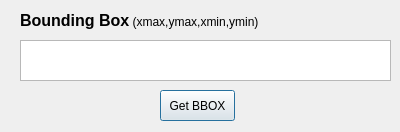
<?xml version="1.0" encoding="UTF-8"?>
<ui version="4.0">
 <class>BoundingBoxDialogBase</class>
 <widget class="QDialog" name="BoundingBoxDialogBase">
  <property name="geometry">
   <rect>
    <x>0</x>
    <y>0</y>
    <width>400</width>
    <height>132</height>
   </rect>
  </property>
  <property name="windowTitle">
   <string>Get Bounding Box</string>
  </property>
  <widget class="QTextBrowser" name="textOutput">
   <property name="geometry">
    <rect>
     <x>20</x>
     <y>40</y>
     <width>371</width>
     <height>41</height>
    </rect>
   </property>
  </widget>
  <widget class="QLabel" name="label">
   <property name="geometry">
    <rect>
     <x>20</x>
     <y>10</y>
     <width>261</width>
     <height>21</height>
    </rect>
   </property>
   <property name="text">
    <string>&lt;html&gt;&lt;head/&gt;&lt;body&gt;&lt;p&gt;&lt;span style=&quot; font-size:12pt; font-weight:600;&quot;&gt;Bounding Box&lt;/span&gt; (xmax,ymax,xmin,ymin)&lt;/p&gt;&lt;/body&gt;&lt;/html&gt;</string>
   </property>
  </widget>
  <widget class="QPushButton" name="GetBB">
   <property name="geometry">
    <rect>
     <x>160</x>
     <y>90</y>
     <width>75</width>
     <height>31</height>
    </rect>
   </property>
   <property name="text">
    <string>Get BBOX</string>
   </property>
  </widget>
  <action name="actionGetBB">
   <property name="text">
    <string>GetBB</string>
   </property>
  </action>
 </widget>
 <resources/>
 <connections/>
</ui>
